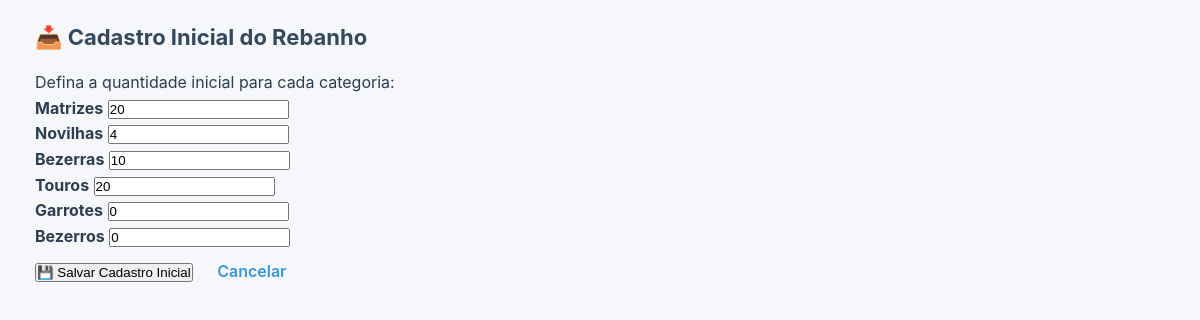
/cadastro_inicial (signed in), run on the app's committed database.
### tables this page shows
CREATE TABLE categorias (
        id INTEGER PRIMARY KEY AUTOINCREMENT,
        nome TEXT,
        quantidade INTEGER DEFAULT 0
    );

### app.py (the view, shortened to what this page needs)
@app.route("/cadastro_inicial", methods=["GET", "POST"])
@admin_required
def cadastro_inicial():
    conn = connect()
    cursor = conn.cursor()
    cursor.execute("SELECT nome, quantidade FROM categorias ORDER BY id")
    dados = cursor.fetchall()
    conn.close()
    return render_template("cadastro_inicial.html", dados=dados)

### app.py (called while the page is built)
def admin_required(f):
    @wraps(f)
    def decorated_function(*args, **kwargs):
        if 'usuario' not in session:
            flash('Por favor, faça login para acessar esta página.', 'warning')
            return redirect(url_for('login'))
        if session.get('tipo') != 'admin':
            flash('Acesso negado. Área restrita ao administrador.', 'danger')
            return redirect(url_for('dashboard'))
        return f(*args, **kwargs)
    return decorated_function

### database.py (called while the page is built)
def connect():
    return sqlite3.connect(DB_NAME)

### templates/cadastro_inicial.html
{% extends "base.html" %}
{% block content %}
<div class="card-dashboard">
    <h2>📥 Cadastro Inicial do Rebanho</h2>
    <p>Defina a quantidade inicial para cada categoria:</p>
    <form method="POST">
        {% for categoria, quantidade in dados %}
        <div class="mb-3">
            <label class="form-label">
                <strong>{{ categoria }}</strong>
            </label>
            <input
                class="form-control"
                type="number"
                name="{{ categoria }}"
                value="{{ quantidade }}"
                min="0"
                required>
        </div>
        {% endfor %}
        <button class="btn-verde">💾 Salvar Cadastro Inicial</button>
        <a href="/" class="btn btn-secondary">Cancelar</a>
    </form>
</div>
{% endblock %}

### static/css/style.css (style rules this page uses)
* { margin: 0; padding: 0; box-sizing: border-box; }
body { font-family: -apple-system, BlinkMacSystemFont, 'Segoe UI', Roboto, Oxygen, Ubuntu, sans-serif; background: #f5f7fa; color: #2c3e50; line-height: 1.6; padding: 20px; }
h2 { font-size: 22px; margin-bottom: 15px; color: #34495e; }
a { color: #3498db; text-decoration: none; }
.btn { display: inline-block; padding: 10px 20px; border: none; border-radius: 8px; font-size: 16px; font-weight: 600; cursor: pointer; transition: all 0.3s ease; text-align: center; text-decoration: none; }

### data on the page
categorias: nome "Matrizes", Matrizes "20"
categorias: nome "Novilhas", Novilhas "4"
categorias: nome "Bezerras", Bezerras "10"
categorias: nome "Touros", Touros "20"
categorias: nome "Garrotes", Garrotes "0"
categorias: nome "Bezerros", Bezerros "0"
